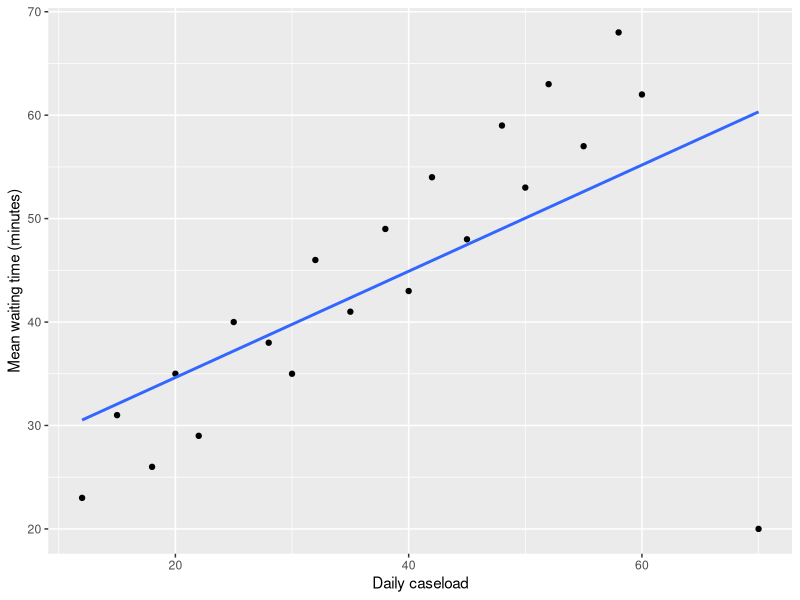
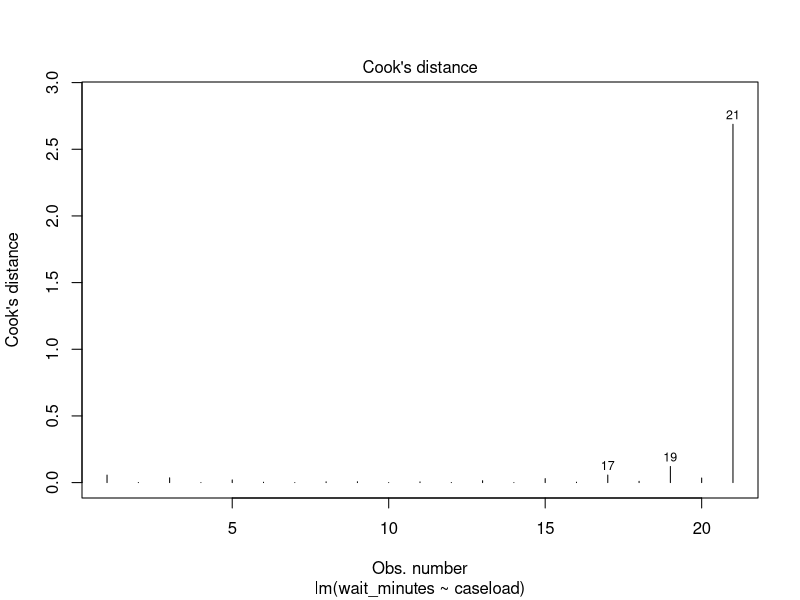
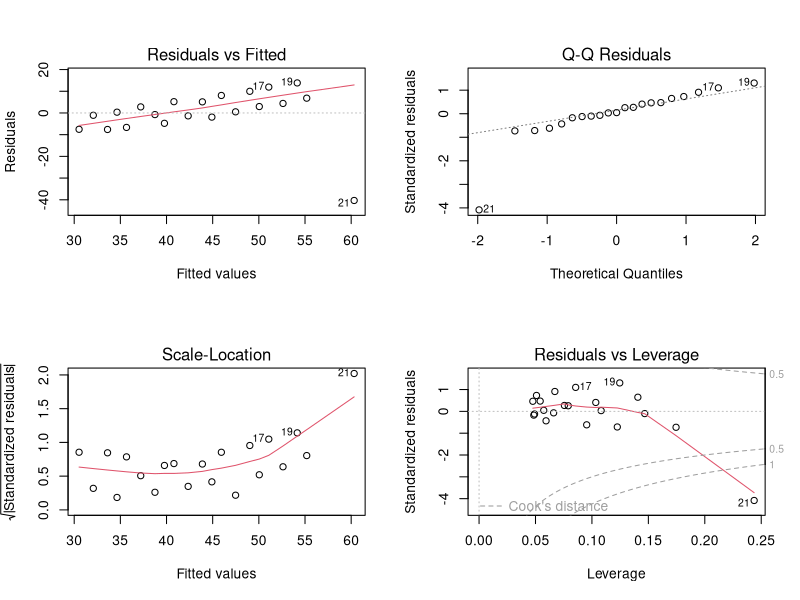
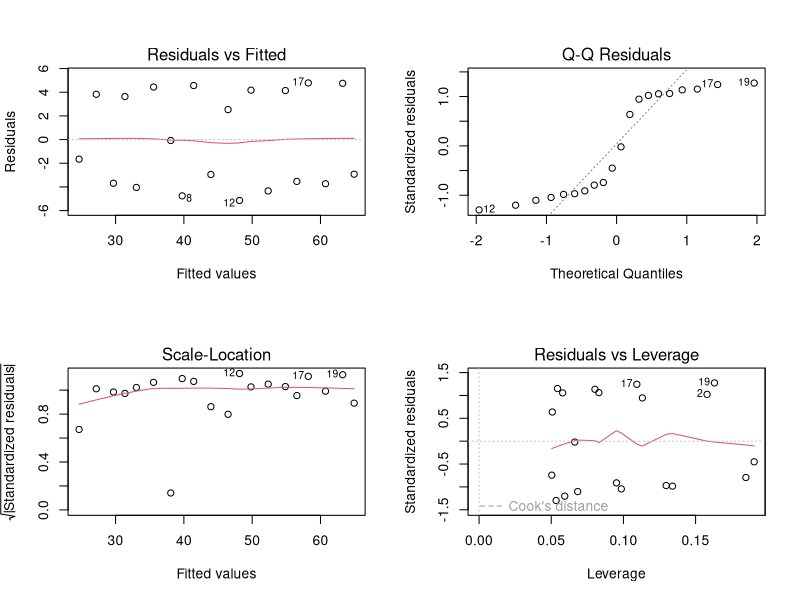
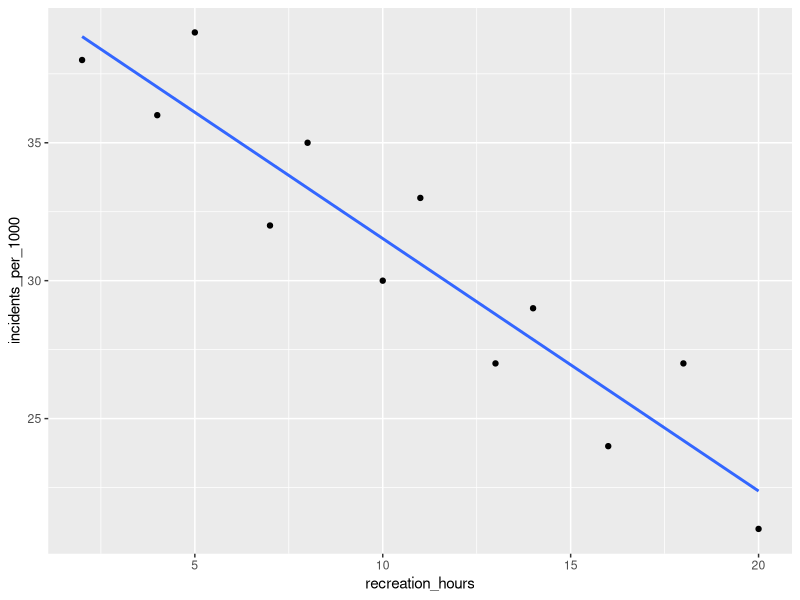
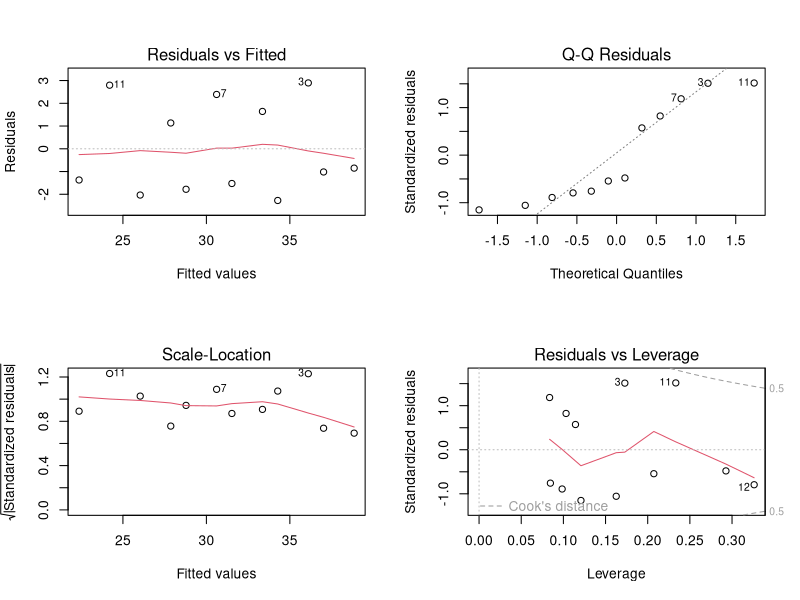

The R script that drew these images, in order:
## ---- chunk 1
knitr::opts_chunk$set(echo = TRUE, fig.width = 7, fig.height = 4.5)
## ---- chunk 2
library(tidyverse)
courts <- data.frame(
  court_id = 1:21,
  caseload = c(12, 15, 18, 20, 22, 25, 28, 30, 32, 35,
               38, 40, 42, 45, 48, 50, 52, 55, 58, 60, 70),
  wait_minutes = c(23, 31, 26, 35, 29, 40, 38, 35, 46, 41,
                   49, 43, 54, 48, 59, 53, 63, 57, 68, 62, 20)
)

courts %>%
  ggplot(aes(x = caseload, y = wait_minutes)) +
  geom_point() +
  geom_smooth(method = "lm", se = FALSE) +
  labs(x = "Daily caseload", y = "Mean waiting time (minutes)")

cor(courts$caseload, courts$wait_minutes)
## ---- chunk 3
model_full <- lm(wait_minutes ~ caseload, data = courts)
summary(model_full)
## ---- chunk 4
cook <- cooks.distance(model_full)
data.frame(court_id = courts$court_id,
           cooks_distance = round(cook, 3))
plot(model_full, which = 4)
## ---- chunk 5
courts_without_21 <- filter(courts, court_id != 21)
model_without_21 <- lm(wait_minutes ~ caseload, data = courts_without_21)
summary(model_without_21)
## ---- chunk 6
# Correlation can change when an influential point is removed.
cor(courts$caseload, courts$wait_minutes)
cor(courts_without_21$caseload, courts_without_21$wait_minutes)

# Compare the slope, its p-value, and R-squared in each summary.
summary(model_full)
summary(model_without_21)

# R's four standard diagnostic plots for each model.
par(mfrow = c(2, 2))
plot(model_full)
plot(model_without_21)
par(mfrow = c(1, 1))
## ---- chunk 7
neighborhoods <- data.frame(
  recreation_hours = c(2, 4, 5, 7, 8, 10, 11, 13, 14, 16, 18, 20),
  incidents_per_1000 = c(38, 36, 39, 32, 35, 30, 33, 27, 29, 24, 27, 21)
)
neighborhoods %>%
  ggplot(aes(x = recreation_hours, y = incidents_per_1000)) +
  geom_point() +
  geom_smooth(method = "lm", se = FALSE)
cor(neighborhoods$recreation_hours, neighborhoods$incidents_per_1000)
model2 <- lm(incidents_per_1000 ~ recreation_hours, data = neighborhoods)
summary(model2)
par(mfrow = c(2, 2))
plot(model2)
par(mfrow = c(1, 1))
